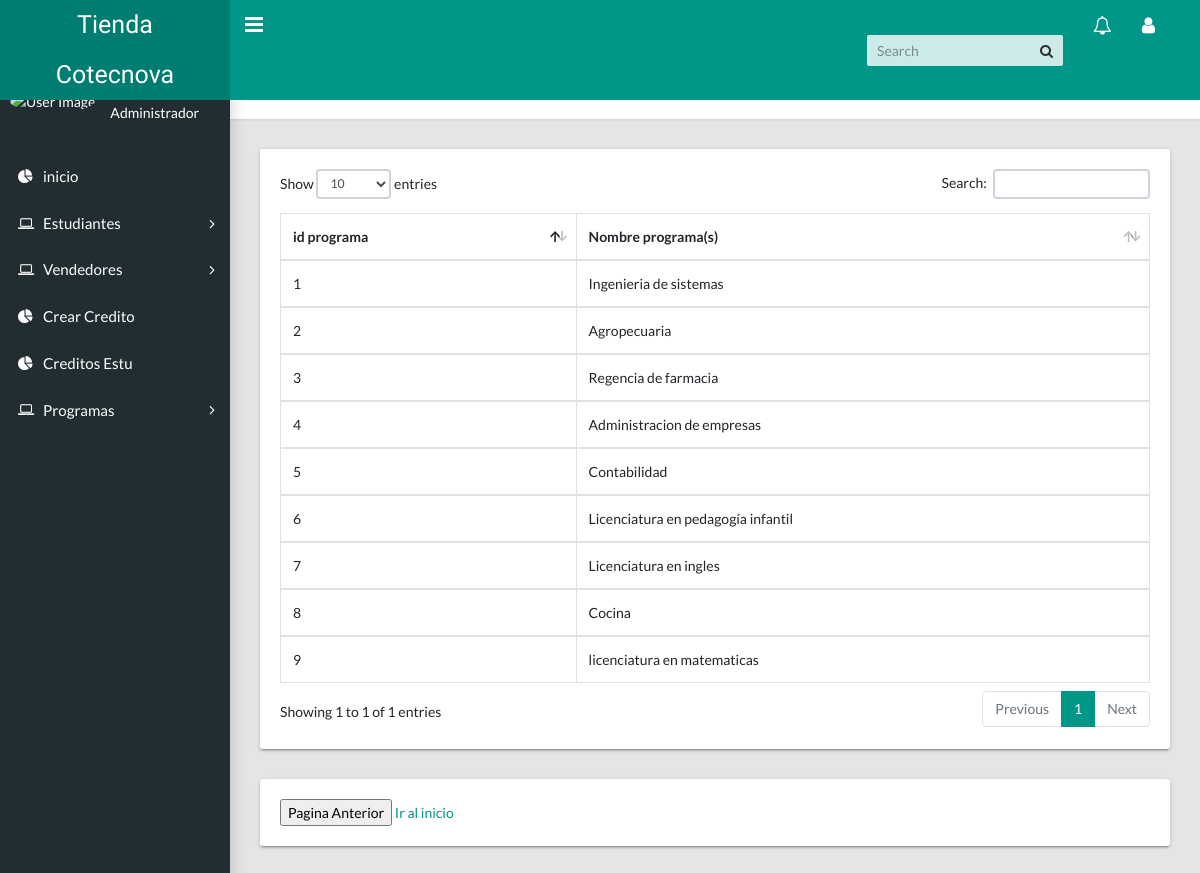
The page /tabla_programas_creados.php on the database its author committed.
### tables this page shows
CREATE TABLE `programa` (
  `programa_id` int(11) UNSIGNED NOT NULL COMMENT 'Este es el id de cada programa',
  `programa_nombre` varchar(45) NOT NULL
);

### MySQL.php (called while the page is built, shortened)
<?php
class MySQL{
    private $hostname  = "localhost";
    private $user = "root";
    private $password = "";
    private $database = "tiendacotecnova";
    private $conexion;
    public function conectar(){
        $this->conexion = mysqli_connect($this->hostname, $this->user, $this->password, $this->database);
    }
    public function efectuarConsulta($consulta){
        mysqli_query($this->conexion, "SET lc_time_names = 'es_ES'" );
        mysqli_query($this->conexion, "SET NAMES 'utf8'");
        mysqli_query($this->conexion, "SET CHARACTER 'utf8'");
       $this->resultadoConsulta = mysqli_query($this->conexion, $consulta);
        return $this->resultadoConsulta;
    }
}

### tabla_programas_creados.php (the view, shortened to what this page needs)
<!DOCTYPE html>
<html lang="en">
  <head>
    <link rel="stylesheet" type="text/css" href="css/main.css">
    <link rel="stylesheet" type="text/css" href="https://maxcdn.bootstrapcdn.com/font-awesome/4.7.0/css/font-awesome.min.css">
  </head>
  <body class="app sidebar-mini rtl">
    <header class="app-header"><a class="app-header__logo" href="index.html">Tienda Cotecnova</a>
      <a class="app-sidebar__toggle" href="#" data-toggle="sidebar" aria-label="Hide Sidebar"></a>
      <ul class="app-nav">
        <li class="app-search">
          <input class="app-search__input" type="search" placeholder="Search">
          <button class="app-search__button"><i class="fa fa-search"></i></button>
        </li>
        <li class="dropdown"><a class="app-nav__item" href="#" data-toggle="dropdown" aria-label="Show notifications"><i class="fa fa-bell-o fa-lg"></i></a>
        </li>
        <li class="dropdown"><a class="app-nav__item" href="#" data-toggle="dropdown" aria-label="Open Profile Menu"><i class="fa fa-user fa-lg"></i></a>
        </li>
      </ul>
    </header>
    <aside class="app-sidebar">
      <div class="app-sidebar__user"><img class="app-sidebar__user-avatar" src="https://s3.amazonaws.com/uifaces/faces/twitter/jsa/48.jpg" alt="User Image">
        <div>
          <p class="app-sidebar__user-name">Sergio Arias</p>
          <p class="app-sidebar__user-designation">Administrador</p>
        </div>
      </div>
     <ul class="app-menu">
        <li><a class="app-menu__item" href="index.html"><i class="app-menu__icon fa fa-pie-chart"></i><span class="app-menu__label">inicio</span></a></li>
        <li class="treeview"><a class="app-menu__item" href="#" data-toggle="treeview"><i class="app-menu__icon fa fa-laptop"></i><span class="app-menu__label">Estudiantes</span><i class="treeview-indicator fa fa-angle-right"></i></a>
        </li>
        <li class="treeview"><a class="app-menu__item" href="#" data-toggle="treeview"><i class="app-menu__icon fa fa-laptop"></i><span class="app-menu__label">Vendedores</span><i class="treeview-indicator fa fa-angle-right"></i></a>
        </li>
        <li><a class="app-menu__item" href="crear_credito.php"><i class="app-menu__icon fa fa-pie-chart"></i><span class="app-menu__label">Crear Credito</span></a></li>
        <li><a class="app-menu__item" href="tabla_creditos.php"><i class="app-menu__icon fa fa-pie-chart"></i><span class="app-menu__label">Creditos Estu</span></a></li>
        <li class="treeview"><a class="app-menu__item" href="#" data-toggle="treeview"><i class="app-menu__icon fa fa-laptop"></i><span class="app-menu__label">Programas</span><i class="treeview-indicator fa fa-angle-right"></i></a>
        </li>
      </ul>
    </aside>
    <main class="app-content">
      <div class="app-title">
        <div>
          <h1><i class="fa fa-th-list"></i> Programas Registrados</h1>
        </div>
        <ul class="app-breadcrumb breadcrumb side">
          <li class="breadcrumb-item"><i class="fa fa-home fa-lg"></i></li>
          <li class="breadcrumb-item">Programas</li>
          <li class="breadcrumb-item active"><a href="#">tabla Programas</a></li>
        </ul>
      </div>
      <div class="row">
        <div class="col-md-12">
          <div class="tile">
            <div class="tile-body">
              <table class="table table-hover table-bordered" id="sampleTable">
                <?php
                    require_once 'MySQL.php';
                    $mysql = new MySQL;
                    $mysql->conectar();
                    $consulta = $mysql ->efectuarConsulta("select tiendacotecnova.programa.programa_id,  tiendacotecnova.programa.programa_nombre from tiendacotecnova.programa");
                ?>
                  <thead>
                    <tr>
                      <th scope="col">id programa</th>
                      <th scope="col">Nombre programa(s)</th>
                    </tr>
                  </thead>
                  <?php
                    while ($resultado=mysqli_fetch_assoc($consulta)) {
                  ?>
                  <tbody>
                      <tr>
                          <td><?php echo $resultado['programa_id']?></td>
                          <td><?php echo $resultado['programa_nombre']?></td>
                      </tr>
                  </tbody>
                <?php
                }
                ?>
              </table>
            </div>
          </div>
        </div>
      </div>
      <div class="row">
        <div class="col-md-12">
          <div class="tile">
              <input type="button" onclick="history.back()" name="paginanterior" value="Pagina Anterior">
              <a href="index.html">Ir al inicio</a>
          </div>
        </div>
      </div>
    </main>
  </body>
</html>

### rows shown on the page
programa: programa_id "1", programa_nombre "Ingenieria de sistemas"
programa: programa_id "2", programa_nombre "Agropecuaria"
programa: programa_id "3", programa_nombre "Regencia de farmacia"
programa: programa_id "4", programa_nombre "Administracion de empresas"
programa: programa_id "5", programa_nombre "Contabilidad"
programa: programa_id "6", programa_nombre "Licenciatura en pedagogía infantil"
programa: programa_id "7", programa_nombre "Licenciatura en ingles"
programa: programa_id "8", programa_nombre "Cocina"
programa: programa_id "9", programa_nombre "licenciatura en matematicas"
